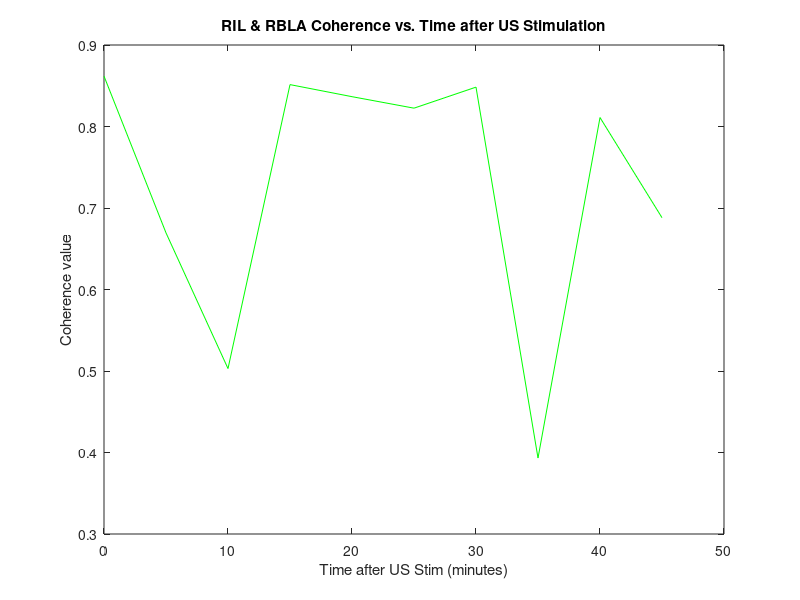

Write the MATLAB code that produced this figure.
% %%  Authors: Kat Floerchinger, Hannah Mach, Henry Tan
% %This code plots dcoherence/dt for the Moritz Rat Pain Study 
% clear all
% close all
% clc
% %% reading rat experiment files 
% 
% % whichrat = input("Which experiment to run? '1' = 8/18/21 rat, '2' = 8/24/21 rat 1, '3' = 8/24/21 rat 2: "); 
% % 
% % if whichrat == 1 
% %     MainDirectory = 'C:\Users\Administrator\MATLAB\Projects\Pain_study\Data\08_18_2021 rat\';
% %     file1={'last 5 min baseline\', '5 min stim\', 'after stim 1\','after stim 2\','after stim 3\', 'after stim 4\', 'after stim 5\', 'after stim 6\', 'after stim 7\', 'after stim 8\', 'after stim 9\', 'after stim 10\','after stim 11\','after stim 12\'};
% %     file1={'last 5 min baseline\', '5 min stim\', 'after stim 1\','after stim 2\','after stim 3\', 'after stim 4\', 'after stim 5\', 'after stim 6\', 'after stim 7\', 'after stim 8\', 'after stim 9\'};
% % elseif whichrat == 2 
% %     MainDirectory = 'C:\Users\Administrator\MATLAB\Projects\Pain_study\Data\08_24_2021 rat 1\';
% %     file1={'last 5 min baseline\', '5 min stim\', 'after stim 1\','after stim 2\','after stim 3\', 'after stim 4\', 'after stim 5\', 'after stim 6\', 'after stim 7\', 'after stim 8\', 'after stim 9\'};
% % elseif whichrat == 3 
% %     MainDirectory = 'C:\Users\Administrator\MATLAB\Projects\Pain_study\Data\08_24_2021 rat 2\';
% %     file1={'last 5 min baseline\', '5 min stim\', 'after stim 1\','after stim 2\','after stim 3\', 'after stim 4\', 'after stim 5\', 'after stim 6\', 'after stim 7\', 'after stim 8\', 'after stim 9\'};
% % end 
% 
% 
% %% creating coherence Matrix to store values 
% 
% %% Reading experiment dates 
% 
% 
% file1= {'8.18.21 5 min renamed\', '8.24.21 r1 5 min\', '8.24.21 r2 5 min\'} ;
% str=string(file1);
% Directories = {'C:\Users\Henry\MATLAB\Projects\Pain_Study\Data\08_18_2021 rat\', 'C:\Users\Henry\MATLAB\Projects\Pain_Study\Data\08_24_2021 rat 1\', 'C:\Users\Henry\MATLAB\Projects\Pain_Study\Data\08_24_2021 rat 2\'} ; 
% dirs = string(Directories) ; 
% % MainDirectory = {'C:\Users\Henry\MATLAB\Projects\Pain_Study\Data\'} ; 
% 
% % for i = 1:length(dirs) 
% for rat = 1
% % for f=1:length(str) 
% for f=1
% MainDirectory = dirs{rat, rat} ;
% folder = fullfile(MainDirectory,str{f});
% 
% %Change what is in the string depending on which file\files you want to run
% file_list = dir([folder 'Trial*.mat']);
% baseline = dir([folder 'Trial 1.mat']); 
% 
% set_channels=[1 2 3 4 5]; 
% ch_names={'RIL','LBLA','RBLA', 'LIL', 'stimdata'}; 
% trial_names={' FIRST LIGHT ONLY' 'LIGHT + US' ' SECOND LIGHT ONLY'};
% 
% %% channel configuration
% 
% % if folder == 'C:\Users\Henry\MATLAB\Projects\Pain_Study\Data\08_18_2021 rat\8.18.21 5 min\' 
% if rat == 1 
% % if i == 1 
%     RIL=set_channels(2);LBLA=set_channels(4);RBLA=set_channels(1);LIL=set_channels(3);stim=set_channels(5) ;
% % end 
% % if folder == 'C:\Users\Henry\MATLAB\Projects\Pain_Study\Data\08_24_2021 rat 1\8.24.21 r1 5 min\'  
% %     RIL=set_channels(4);LBLA=set_channels(1);RBLA=set_channels(2);LIL=set_channels(3);stim=set_channels(6) ;
% % end 
% % if folder == 'C:\Users\Henry\MATLAB\Projects\Pain_Study\Data\08_24_2021 rat 2\8.24.21 r2 5 min\'  
% %     RIL=set_channels(2);LBLA=set_channels(1);RBLA=set_channels(4);LIL=set_channels(3);stim=set_channels(6) ;
% end 
% 
% %% calculate pre-stim RMS for normalization 
% 
% % baseline_rms=[];
% % disp(baseline.name);
% % load([folder baseline.name])
% % calc_baseline;
% 
% % create matrix to hold data for statistical testing
% for_stats_new = [];
% for_stats_analysis=[];
% %insert thresholding here
% 
% coh_matrix = zeros(4,11) ;
% 
% for z=1:11
% %      if isequal(file_list(z).name,"Trial 2.mat"), continue, end %for 12-23
%     disp(z)% display the number that the code is on in the terminal, do not put a ';' after it 
%     disp(file_list(z).name);% displays the name of the file in the terminal
%     load([folder file_list(z).name]);% bringing the file data into matlab so that the code can run
%     calc_coherence;
%     coh_matrix(rat, z) = cohmed ; 
% end
% end 
% end 
% % 
% % min5 = 1:11 ;
% % plot(min5, coh_matrix)
% 
% min5 = 1:14 ;
% plot(min5, coh_matrix)
% title ('Coherence in 5 Minute Intervals Across 3 Mice')
% % title ('Coherence in 5 Minute Intervals Across 3 Mice (45 Minutes After Stim)')
% xlabel ('Time (in 5 Minute Intervals)')
% ylabel ('Coherence Value')
% legend ('8/18/21 Rat 1', '8/24/21 Rat 1' , '8/24/21 Rat 2', 'location' , 'best')
% set(gca,'XTick',(1:14)); %This is going to be the only values affected. 
% set(gca,'XTickLabel',[-5 0 5 10 15 20 25 30 35 40 45 50 55 60] ); %This is what it's going to appear in those places.
% 
% 
y1 = [0.8618 0.6695 0.5030 0.8514 0.8366 0.8225 0.8483 0.3932 0.8110 0.6881];
x1 = [0 5 10 15 20 25 30 35 40 45] ;
figure 
plot(x1, y1, 'g') 
title('RIL & RBLA Coherence vs. Time after US Stimulation')
xlabel('Time after US Stim (minutes)') 
ylabel('Coherence value') 
